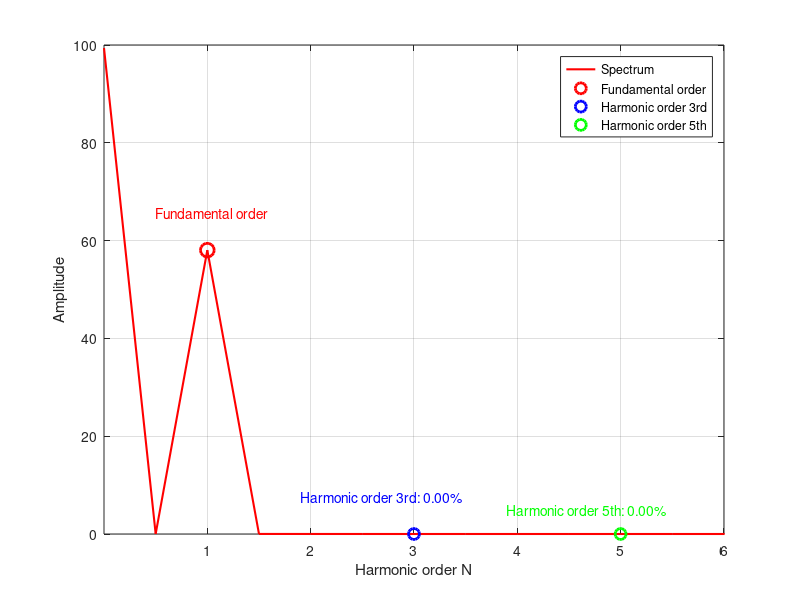
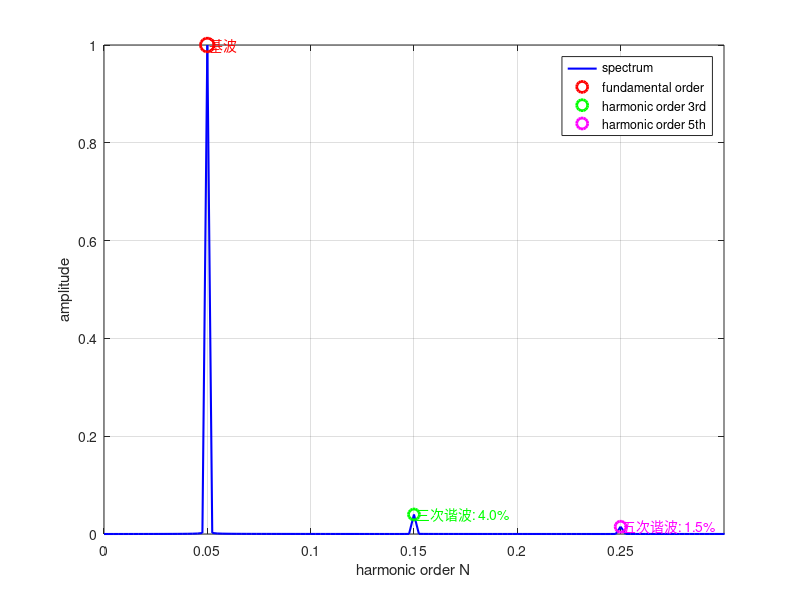
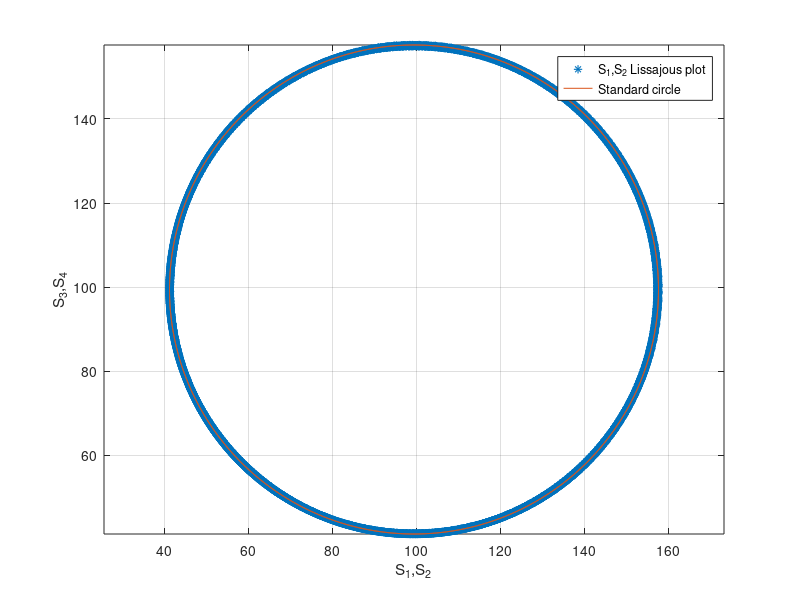

Write MATLAB code to recreate these figures, in order.
clc; clear;

% 定义参数
T = 20; % 周期，单位：秒
f = 1/T; % 频率，单位：Hz
N = 21; % 周期数

% 增加时间分辨率
t = linspace(0, N*T, 10000); % 时间轴，单位：秒

% 生成正弦信号（包含谐波）
%y = sin(2*pi*f*t) + 1 ;
y = sin(2*pi*f*t) + 1 + 0.04*sin(2*3*pi*f*t+pi/5) + 0.015*sin(2*5*pi*f*t+pi/7);

% figure;
% plot(t, y)
% xlabel('时间 (秒)');
% ylabel('幅值');
% title('原始信号');
% grid on;

% ==================== 频谱分析和谐波占比计算 ====================
Fs = 1/(t(2)-t(1)); % 采样频率
L = length(y); % 信号长度


Y = fft(y-1);
%Y = fft(y);
P2 = abs(Y/L);
P1 = P2(1:L/2+1);
P1(2:end-1) = 2*P1(2:end-1);
freq = Fs*(0:(L/2))/L;

% 找到基波频率位置
fundamental_freq = f; % 0.05 Hz
[~, fund_idx] = min(abs(freq - fundamental_freq));

% 找到三次谐波频率位置 (3*f)
third_harmonic_freq = 3*f;
[~, third_idx] = min(abs(freq - third_harmonic_freq));

% 找到五次谐波频率位置 (5*f)
fifth_harmonic_freq = 5*f;
[~, fifth_idx] = min(abs(freq - fifth_harmonic_freq));

% 计算谐波占比
fundamental_amplitude = P1(fund_idx);
third_harmonic_amplitude = P1(third_idx);
fifth_harmonic_amplitude = P1(fifth_idx);

third_harmonic_ratio = (third_harmonic_amplitude / fundamental_amplitude) * 100;
fifth_harmonic_ratio = (fifth_harmonic_amplitude / fundamental_amplitude) * 100;

% 显示原始信号谐波分析结果
fprintf('=== 原始信号谐波分析 ===\n');
fprintf('基波频率: %.4f Hz, 幅值: %.6f\n', fundamental_freq, fundamental_amplitude);
fprintf('三次谐波频率: %.4f Hz, 幅值: %.6f, 占比: %.2f%%\n', third_harmonic_freq, third_harmonic_amplitude, third_harmonic_ratio);
fprintf('五次谐波频率: %.4f Hz, 幅值: %.6f, 占比: %.2f%%\n', fifth_harmonic_freq, fifth_harmonic_amplitude, fifth_harmonic_ratio);

% ==================== 积分计算部分 ====================
% 定义积分区间（单位：秒）
interval_length = T/3; % ~6.667秒
ddx = T/7.5;
ddx2 = 2*T/7.5;

% 定义五组积分区间（单位：秒）
intervals = [
             0 interval_length; 9.5*2 9.5*2+interval_length; 9.5*4 9.5*4+interval_length; 9.5*6 9.5*6+interval_length; 9.5*8 9.5*8+interval_length;
             ddx+0 ddx+interval_length; ddx+9.5*2 ddx+9.5*2+interval_length; ddx+9.5*4 ddx+9.5*4+interval_length; ddx+9.5*6 ddx+9.5*6+interval_length; ddx+9.5*8 ddx+9.5*8+interval_length;
             ddx2+0 ddx2+interval_length; ddx2+9.5*2 ddx2+9.5*2+interval_length; ddx2+9.5*4 ddx2+9.5*4+interval_length; ddx2+9.5*6 ddx2+9.5*6+interval_length; ddx2+9.5*8 ddx2+9.5*8+interval_length;
];
%intervals = [0 interval_length; 9.5*2 9.5*2+interval_length; 9.5*4 9.5*4+interval_length; 9.5*6 9.5*6+interval_length; 9.5*8 9.5*8+interval_length];

%intervals = [0, interval_length         ;   T,     T+interval_length    ;  2*T,      2*T+interval_length;      3*T,      3*T+interval_length     ; 4*T, 4*T+interval_length;
%             ddx+0, ddx+interval_length ;  ddx+T,  ddx+T+interval_length;  ddx+2*T,  ddx+2*T+interval_length;  ddx+3*T,  ddx+3*T+interval_length ; ddx+4*T, ddx+4*T+interval_length;
%             ddx2+0, ddx2+interval_length; ddx2+T, ddx2+T+interval_length; ddx2+2*T, ddx2+2*T+interval_length; ddx2+3*T, ddx2+3*T+interval_length; ddx2+4*T, ddx2+4*T+interval_length;
%             ];

% 定义偏移量 d（单位：秒）
d_values = 0:0.005:40; % 从0秒偏移到40秒，步长0.05秒
total_integrals = zeros(length(d_values), 1);



intervals1 = [
    9.5*10 9.5*10+interval_length; 9.5*12 9.5*12+interval_length; 9.5*14 9.5*14+interval_length; 9.5*16 9.5*16+interval_length; 9.5*18 9.5*18+interval_length;
    ddx+9.5*10 ddx+9.5*10+interval_length; ddx+9.5*12 ddx+9.5*12+interval_length; ddx+9.5*14 ddx+9.5*14+interval_length; ddx+9.5*16 ddx+9.5*16+interval_length; ddx+9.5*18 ddx+9.5*18+interval_length;
    ddx2+9.5*10 ddx2+9.5*10+interval_length; ddx2+9.5*12 ddx2+9.5*12+interval_length; ddx2+9.5*14 ddx2+9.5*14+interval_length; ddx2+9.5*16 ddx2+9.5*16+interval_length; ddx2+9.5*18 ddx2+9.5*18+interval_length;
];

for j = 1:length(d_values)
    d = d_values(j); % d 的单位是秒
    
    integrals = zeros(size(intervals, 1), 1);
    for i = 1:size(intervals, 1)
        % 获取当前区间并加上偏移量 d
        x1 = intervals(i, 1) + d;
        x2 = intervals(i, 2) + d;
        
        % 使用逻辑掩码获得更精确的积分
        mask = (t >= x1) & (t <= x2);
        if any(mask)
            integrals(i) = trapz(t(mask), y(mask));
        else
            integrals(i) = 0;
        end
    end
    
    total_integrals(j) = sum(integrals);
end



%%%%%%2
total_integrals1 = zeros(length(d_values), 1);

for j = 1:length(d_values)
    d = d_values(j); % d 的单位是秒
    
    integrals1 = zeros(size(intervals1, 1), 1);
    for i = 1:size(intervals1, 1)
        % 获取当前区间并加上偏移量 d
        x1 = intervals1(i, 1) + d;
        x2 = intervals1(i, 2) + d;
        
        % 使用逻辑掩码获得更精确的积分
        mask = (t >= x1) & (t <= x2);
        if any(mask)
            integrals1(i) = trapz(t(mask), y(mask));
        else
            integrals1(i) = 0;
        end
    end
    
    total_integrals1(j) = sum(integrals1);
end


% ==================== 积分结果的谐波分析 ====================
Fs_d = 1/(d_values(2)-d_values(1)); % d的采样频率
L_d = length(total_integrals);

Y_int = fft(total_integrals ); % 去除直流分量
%Y_int = fft(total_integrals - mean(total_integrals)); % 去除直流分量
P2_int = abs(Y_int/L_d);
P1_int = P2_int(1:L_d/2+1);
P1_int(2:end-1) = 2*P1_int(2:end-1);
freq_d = Fs_d*(0:(L_d/2))/L_d;

% 找到积分结果中的基波频率（主要频率成分）
[~, main_freq_idx] = max(P1_int(2:end)); % 跳过直流分量
main_freq_idx = main_freq_idx + 1;
main_frequency = freq_d(main_freq_idx);

% 找到积分结果中的三次和五次谐波
[~, third_int_idx] = min(abs(freq_d - 3*main_frequency));
[~, fifth_int_idx] = min(abs(freq_d - 5*main_frequency));

% 计算积分结果的谐波占比
main_amplitude_int = P1_int(main_freq_idx);
third_amplitude_int = P1_int(third_int_idx);
fifth_amplitude_int = P1_int(fifth_int_idx);

third_ratio_int = (third_amplitude_int / main_amplitude_int) * 100;
fifth_ratio_int = (fifth_amplitude_int / main_amplitude_int) * 100;

% 显示积分结果谐波分析结果
fprintf('\n=== 积分结果谐波分析 ===\n');
fprintf('主要频率: %.4f Hz, 幅值: %.6f\n', main_frequency, main_amplitude_int);
fprintf('三次谐波频率: %.4f Hz, 幅值: %.6f, 占比: %.2f%%\n', 3*main_frequency, third_amplitude_int, third_ratio_int);
fprintf('五次谐波频率: %.4f Hz, 幅值: %.6f, 占比: %.2f%%\n', 5*main_frequency, fifth_amplitude_int, fifth_ratio_int);

% ==================== 绘制频谱图并在图上显示谐波占比 ====================
% 原始信号频谱图
figure;
%subplot(2,1,1);
plot(freq, P1, 'b', 'LineWidth', 1.5);
hold on;
plot(freq(fund_idx), fundamental_amplitude, 'ro', 'MarkerSize', 10, 'LineWidth', 2);
plot(freq(third_idx), third_harmonic_amplitude, 'go', 'MarkerSize', 8, 'LineWidth', 2);
plot(freq(fifth_idx), fifth_harmonic_amplitude, 'mo', 'MarkerSize', 8, 'LineWidth', 2);

% 在图上添加谐波占比文本
text(freq(fund_idx)+0.001, fundamental_amplitude, '基波', 'FontSize', 10, 'Color', 'r');
text(freq(third_idx)+0.001, third_harmonic_amplitude, ...
    sprintf('三次谐波: %.1f%%', third_harmonic_ratio), 'FontSize', 10, 'Color', 'g');
text(freq(fifth_idx)+0.001, fifth_harmonic_amplitude, ...
    sprintf('五次谐波: %.1f%%', fifth_harmonic_ratio), 'FontSize', 10, 'Color', 'm');

xlabel('harmonic order N');
%
ylabel('amplitude');
%ylabel('幅值');
%title('原始信号频谱 - 谐波分析');
xlim([0, 0.3]);
grid on;
box on;
%harmonic order N
%spectrum
legend('spectrum', 'fundamental order', 'harmonic order 3rd', 'harmonic order 5th', 'Location', 'northeast');
%legend('频谱', '基波', '三次谐波', '五次谐波', 'Location', 'northeast');

% 积分结果频谱图
%subplot(2,1,2);
figure;
plot(freq_d, P1_int, 'r', 'LineWidth', 1.5);
hold on;
plot(freq_d(main_freq_idx), main_amplitude_int, 'ro', 'MarkerSize', 10, 'LineWidth', 2);
plot(freq_d(third_int_idx), third_amplitude_int, 'bo', 'MarkerSize', 8, 'LineWidth', 2);
plot(freq_d(fifth_int_idx), fifth_amplitude_int, 'go', 'MarkerSize', 8, 'LineWidth', 2);

% 在图上添加谐波占比文本
%fundamental order
text(freq_d(main_freq_idx)-0.025, main_amplitude_int+7.5, 'Fundamental order', 'FontSize', 10, 'Color', 'r');


%text(freq_d(main_freq_idx)+0.01, main_amplitude_int, '基频', 'FontSize', 10, 'Color', 'r');
%harmonic order 3rd

text(freq_d(third_int_idx)-0.055, third_amplitude_int+7.5, ...
    sprintf('Harmonic order 3rd: %.2f%%', third_ratio_int), 'FontSize', 10, 'Color', 'b');
text(freq_d(fifth_int_idx)-0.055, fifth_amplitude_int+5, ...
    sprintf('Harmonic order 5th: %.2f%%', fifth_ratio_int), 'FontSize', 10, 'Color', 'g');

% text(freq_d(third_int_idx)+0.001, third_amplitude_int, ...
%     sprintf('三次谐波: %.1f%%', third_ratio_int), 'FontSize', 10, 'Color', 'g');
% text(freq_d(fifth_int_idx)+0.001, fifth_amplitude_int, ...
%     sprintf('五次谐波: %.1f%%', fifth_ratio_int), 'FontSize', 10, 'Color', 'm');

xlabel('Harmonic order N');
%
ylabel('Amplitude');
% xlabel('频率 (Hz)');
% ylabel('幅值');
% title('积分结果频谱 - 谐波分析');
xlim([0, 0.3]);
xticks(0.05:0.05:0.3);  % 从0.05到0.3，步长0.05
xticklabels({'1', '2', '3', '4', '5', '6'});  % 对应的标签
grid on;
box on;
legend('Spectrum', 'Fundamental order', 'Harmonic order 3rd', 'Harmonic order 5th', 'Location', 'northeast');
%legend('频谱', '基频', '三次谐波', '五次谐波', 'Location', 'northeast');
exportgraphics(gcf, 'figure12b.png', 'Resolution', 1200); 

max_y = max(total_integrals1);
min_y = min(total_integrals1);
yy1 = (max_y - min_y)/2 * sin(2*pi*f*d_values) + (max_y + min_y)/2;
yy2 = (max_y - min_y)/2 * cos(2*pi*f*d_values) + (max_y + min_y)/2;

figure;
plot(total_integrals, total_integrals1, '*', 'LineWidth', 0.8);
%hold on;
%plot(total_integrals2, total_integrals3, 'O', 'LineWidth', 0.8);
hold on;
plot(yy1, yy2);
legend('S_1,S_2 Lissajous plot','Standard circle');
xlabel('S_1,S_2');
ylabel('S_3,S_4');
axis equal;
grid on;




% % ==================== 对比分析图 ====================
% figure;
% subplot(3,1,1);
% plot(d_values, total_integrals, 'LineWidth', 1.5);
% xlabel('偏移量 d (秒)');
% ylabel('积分值');
% title('积分结果随偏移量变化');
% grid on;
% 
% % 频谱对比
% subplot(3,1,2);
% plot(freq, P1, 'b', 'LineWidth', 1.5);
% hold on;
% plot(freq_d, P1_int, 'r', 'LineWidth', 1.5);
% xlabel('频率 (Hz)');
% ylabel('幅值');
% title('频谱对比 - 蓝色:原始信号, 红色:积分结果');
% xlim([0, 0.3]);
% grid on;
% legend('原始信号', '积分结果');
% 
% % 谐波占比对比
% subplot(3,1,3);
% harmonics_original = [fundamental_amplitude, third_harmonic_amplitude, fifth_harmonic_amplitude];
% harmonics_integral = [main_amplitude_int, third_amplitude_int, fifth_amplitude_int];
% ratios_original = [100, third_harmonic_ratio, fifth_harmonic_ratio];
% ratios_integral = [100, third_ratio_int, fifth_ratio_int];
% 
% bar([ratios_original; ratios_integral]');
% set(gca, 'XTickLabel', {'基波', '三次谐波', '五次谐波'});
% ylabel('相对占比 (%)');
% title('谐波占比对比');
% legend('原始信号', '积分结果');
% grid on;

% ==================== 详细数据输出 ====================
fprintf('\n=== 详细对比分析 ===\n');
fprintf('频率成分对比:\n');
fprintf('                原始信号    积分结果\n');
fprintf('基波频率(Hz):   %.4f     %.4f\n', fundamental_freq, main_frequency);
fprintf('三次谐波(Hz):   %.4f     %.4f\n', third_harmonic_freq, 3*main_frequency);
fprintf('五次谐波(Hz):   %.4f     %.4f\n', fifth_harmonic_freq, 5*main_frequency);

fprintf('\n谐波占比变化:\n');
fprintf('                原始信号    积分结果    变化\n');
fprintf('三次谐波占比:   %.2f%%     %.2f%%     %+.2f%%\n', ...
    third_harmonic_ratio, third_ratio_int, third_ratio_int - third_harmonic_ratio);
fprintf('五次谐波占比:   %.2f%%     %.2f%%     %+.2f%%\n', ...
    fifth_harmonic_ratio, fifth_ratio_int, fifth_ratio_int - fifth_harmonic_ratio);
